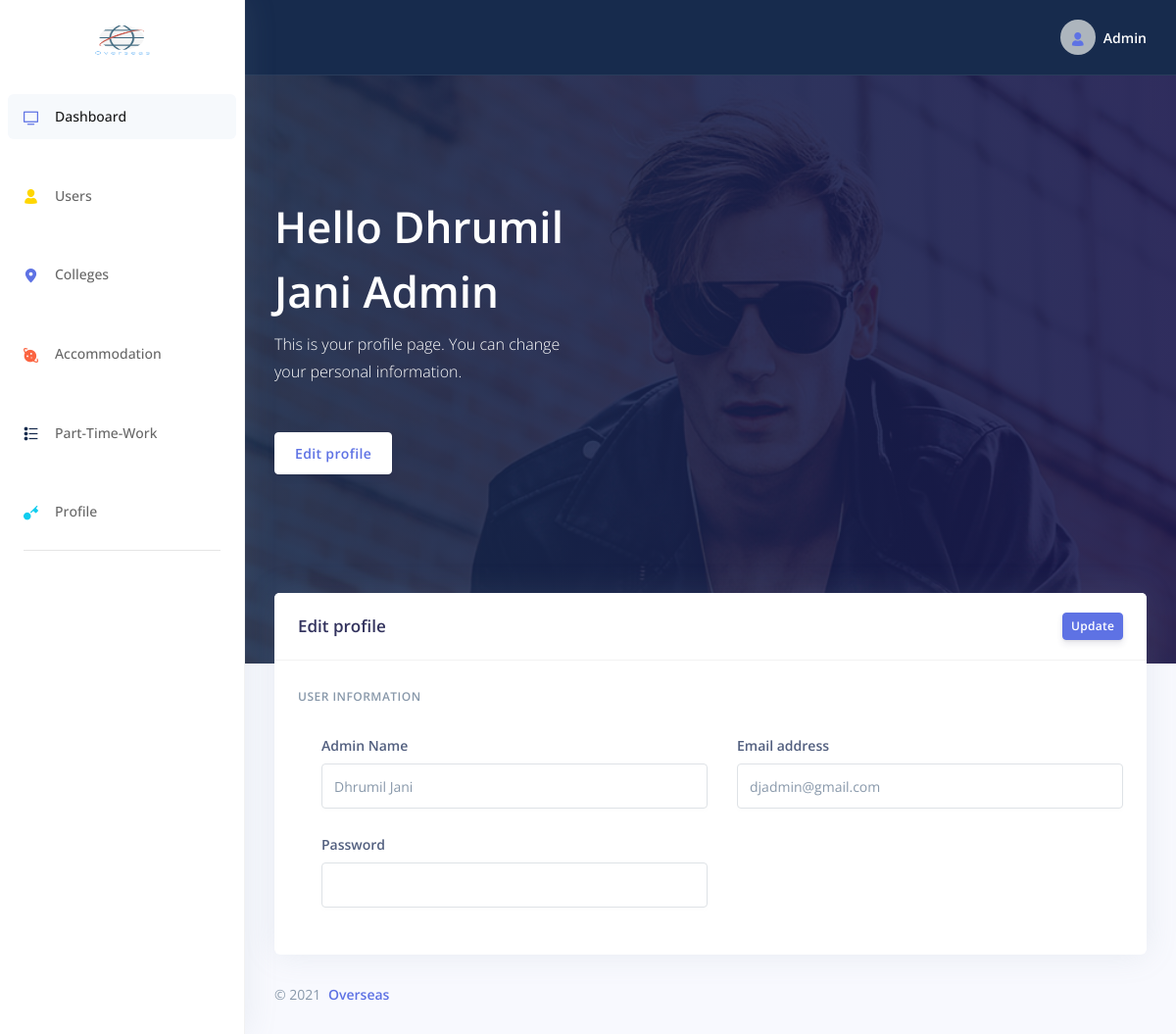
/dashboard/admin/profile.php (signed in), run on the app's committed database.
### tables this page shows
CREATE TABLE `overseas_admin` (
  `adm_name` varchar(15) NOT NULL,
  `adm_email` varchar(30) NOT NULL,
  `adm_pwd` varchar(20) NOT NULL
);

### dashboard/admin/profile.php (the view, shortened to what this page needs)
<?php
include_once('../../database/dbconn.php');
if ($_SESSION['overseas_admin']) {
?>
<!DOCTYPE html>
<html>
<head>
  <link rel="stylesheet" href="../assets/vendor/nucleo/css/nucleo.css" type="text/css">
  <link rel="stylesheet" href="../assets/vendor/@fortawesome/fontawesome-free/css/all.min.css" type="text/css">
  <link rel="stylesheet" href="../assets/css/argon.css?v=1.2.0" type="text/css">
</head>
<body>
<nav class="sidenav navbar navbar-vertical  fixed-left  navbar-expand-xs navbar-light bg-white" id="sidenav-main">
        <div class="scrollbar-inner">
            <div class="sidenav-header  align-items-center">
                <a class="navbar-brand" href="javascript:void(0)">
                    <img src="../../assets/img/logo.png" style="height: 100px; width:60px;" class="navbar-brand-img"
                        alt="...">
                </a>
            </div>
            <div class="navbar-inner">
                <div class="collapse navbar-collapse" id="sidenav-collapse-main">
                    <ul class="navbar-nav">
                        <li class="nav-item">
                            <a class="nav-link active" href="index.php">
                                <i class="ni ni-tv-2 text-primary"></i>
                                <span class="nav-link-text">Dashboard</span>
                            </a>
                        </li>
                        <li class="nav-item">
                            <a class="nav-link" href="manage_user.php">
                                <i class="ni ni-single-02 text-yellow"></i>
                                <span class="nav-link-text">Users</span>
                            </a>
                        </li>
                        <li class="nav-item">
                            <a class="nav-link" href="manage_colleges.php">
                                <i class="ni ni-pin-3 text-primary"></i>
                                <span class="nav-link-text">Colleges</span>
                            </a>
                        </li>
                        <li class="nav-item">
                            <a class="nav-link" href="manage_acc.php">
                                <i class="ni ni-planet text-orange"></i>
                                <span class="nav-link-text">Accommodation</span>
                            </a>
                        </li>
                        <li class="nav-item">
                            <a class="nav-link" href="manage_ptw.php">
                                <i class="ni ni-bullet-list-67 text-default"></i>
                                <span class="nav-link-text">Part-Time-Work</span>
                            </a>
                        </li>
                        <li class="nav-item">
                            <a class="nav-link" href="profile.php">
                                <i class="ni ni-key-25 text-info"></i>
                                <span class="nav-link-text">Profile</span>
                            </a>
                        </li>
                    </ul>
                    <hr class="my-3">
                </div>
            </div>
        </div>
    </nav>
    <div class="main-content" id="panel">
        <nav class="navbar navbar-top navbar-expand navbar-dark bg-default border-bottom">
            <div class="container-fluid">
                <div class="collapse navbar-collapse" id="navbarSupportedContent">
                    <ul class="navbar-nav align-items-center  ml-auto ml-md-0 ">
                        <li class="nav-item dropdown">
                            <a class="nav-link pr-0" href="#" role="button" data-toggle="dropdown" aria-haspopup="true" aria-expanded="false">
                                <div class="media align-items-center">
                                    <span class="avatar avatar-sm rounded-circle">
                                        <i class="ni ni-single-02 text-blue"></i>
                                    </span>
                                    <div class="media-body  ml-2  d-none d-lg-block">
                                        <span class="mb-0 text-sm text-white font-weight-bold">Admin</span>
                                    </div>
                                </div>
                            </a>
                        </li>
                    </ul>
                </div>
            </div>
        </nav>
    <?php
            $adselqry = "SELECT * FROM overseas_admin";
            $adselqryexe = mysqli_query($conn, $adselqry);
            $adfetchary = mysqli_fetch_assoc($adselqryexe);
    ?>
    <div class="header pb-6 d-flex align-items-center" style="min-height: 600px; background-image: url(assets/img/theme/team-1.jpg); background-size: cover; background-position: center top;">
      <span class="mask bg-gradient-default opacity-8"></span>
      <div class="container-fluid d-flex align-items-center">
        <div class="row">
          <div class="col-lg-7 col-md-10">
            <h1 class="display-2 text-white">Hello <?php echo $adfetchary['adm_name'] ?> Admin</h1>
            <p class="text-white mt-0 mb-5">This is your profile page. You can change your personal information.</p>
            <a href="profile.php" class="btn btn-neutral">Edit profile</a>
          </div>
        </div>
      </div>
    </div>
    <form method="post">
    <div class="container-fluid mt--6">
      <div class="row">
        <div class="col-xl-12 order-xl-1">
          <div class="card">
            <div class="card-header">
              <div class="row align-items-center">
                <div class="col-8">
                  <h3 class="mb-0">Edit profile </h3>
                </div>
                <div class="col-4 text-right">
                  <button type="submit" name="adupdate" class="btn btn-sm btn-primary" >Update</button>
                </div>
              </div>
            </div>
            <div class="card-body">
                <h6 class="heading-small text-muted mb-4">User information</h6>
                <div class="pl-lg-4">
                  <div class="row">
                    <div class="col-lg-6">
                      <div class="form-group">
                        <label class="form-control-label" for="input-username">Admin Name</label>
                        <input type="text" id="input-username" class="form-control" name="admname" value="<?php echo $adfetchary['adm_name'] ?>">
                      </div>
                    </div>
                    <div class="col-lg-6">
                      <div class="form-group">
                        <label class="form-control-label" for="input-email">Email address</label>
                        <input type="email" id="input-email" class="form-control" name="admemail" value="<?php echo $adfetchary['adm_email'] ?>">
                      </div>
                    </div>
                  </div>
                  <div class="row">
                    <div class="col-lg-6">
                      <div class="form-group">
                        <label class="form-control-label" for="input-first-name">Password</label>
                        <input type="password" id="input-first-name" name="admpass" class="form-control">
                      </div>
                    </div>
                  </div>
                </div>
            </div>
          </div>
        </div>
      </div>
      </form>
       <footer class="footer pt-0">
                        <div class="row align-items-center justify-content-lg-between">
                            <div class="col-lg-6">
                                <div class="copyright text-center  text-lg-left  text-muted">
                                    &copy; 2021 <a href="index.php" class="font-weight-bold ml-1"
                                        target="_blank">Overseas</a>
                                </div>
                            </div>
                        </div>
                    </footer>
                </div>
</body>
</html>
<?php
} else {
  redirect('../loginindex.php');
}
?>

### data on the page
overseas_admin: adm_name "Dhrumil Jani", admname "Dhrumil Jani", admemail "djadmin@gmail.com"
